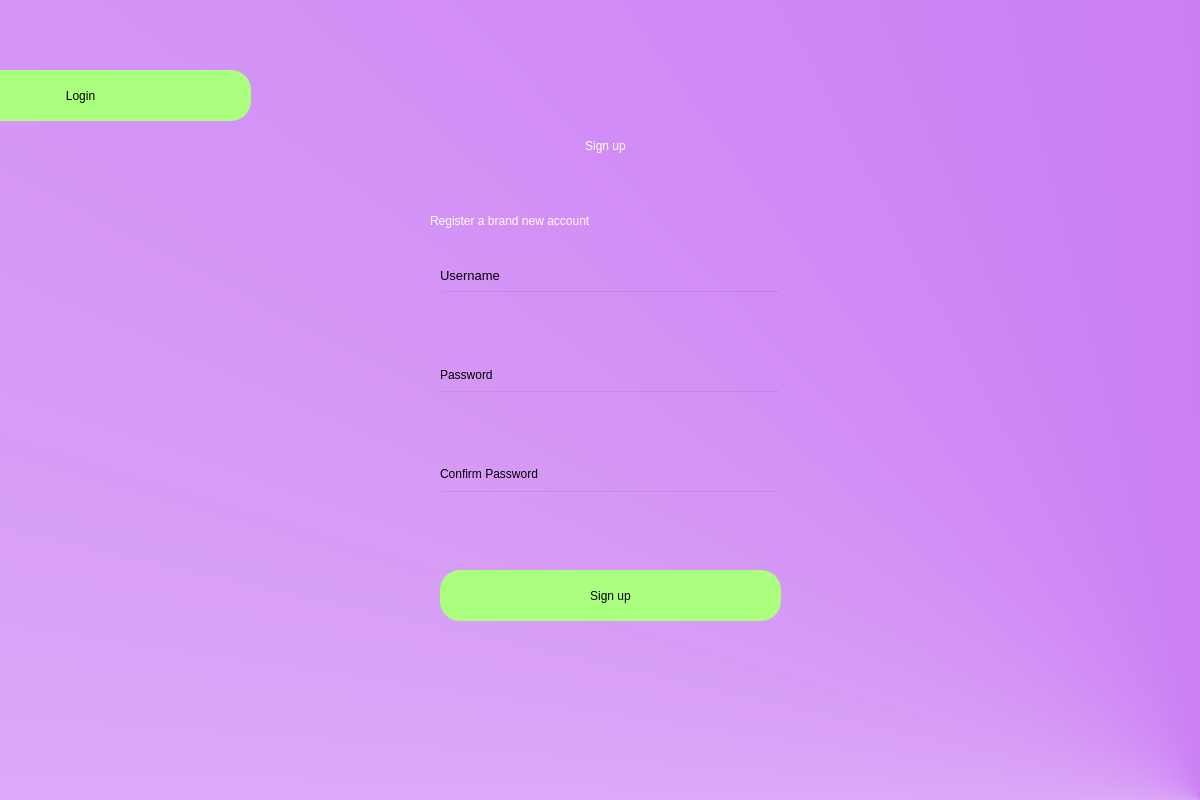
<?xml version="1.0" encoding="UTF-8"?>
<ui version="4.0">
 <class>SignUp</class>
 <widget class="QDialog" name="SignUp">
  <property name="geometry">
   <rect>
    <x>0</x>
    <y>0</y>
    <width>1200</width>
    <height>800</height>
   </rect>
  </property>
  <property name="windowTitle">
   <string>SignUp</string>
  </property>
  <widget class="QWidget" name="bgwidget" native="true">
   <property name="geometry">
    <rect>
     <x>0</x>
     <y>0</y>
     <width>1201</width>
     <height>801</height>
    </rect>
   </property>
   <property name="styleSheet">
    <string notr="true">QWidget#bgwidget{
background:qconicalgradient(cx:1, cy:1, angle:4.8, stop:0 rgba(186, 83, 240, 249), stop:1 rgba(255, 255, 255, 255));}</string>
   </property>
   <widget class="QLabel" name="label">
    <property name="geometry">
     <rect>
      <x>430</x>
      <y>110</y>
      <width>351</width>
      <height>71</height>
     </rect>
    </property>
    <property name="styleSheet">
     <string notr="true">font: 36pt &quot;MS Shell Dlg 2&quot;; color:rgb(255, 255, 255)</string>
    </property>
    <property name="text">
     <string>Sign up</string>
    </property>
    <property name="alignment">
     <set>Qt::AlignCenter</set>
    </property>
   </widget>
   <widget class="QLabel" name="label_2">
    <property name="geometry">
     <rect>
      <x>430</x>
      <y>200</y>
      <width>381</width>
      <height>41</height>
     </rect>
    </property>
    <property name="styleSheet">
     <string notr="true">font: 16pt &quot;MS Shell Dlg 2&quot;;color:rgb(255, 255, 255)</string>
    </property>
    <property name="text">
     <string>Register a brand new account</string>
    </property>
   </widget>
   <widget class="QPushButton" name="signup">
    <property name="geometry">
     <rect>
      <x>440</x>
      <y>570</y>
      <width>341</width>
      <height>51</height>
     </rect>
    </property>
    <property name="styleSheet">
     <string notr="true">border-radius:20px;
background-color: rgb(170, 255, 127);
font: 14pt &quot;MS Shell Dlg 2&quot;;</string>
    </property>
    <property name="text">
     <string>Sign up</string>
    </property>
   </widget>
   <widget class="QLineEdit" name="emailfield">
    <property name="geometry">
     <rect>
      <x>440</x>
      <y>290</y>
      <width>341</width>
      <height>51</height>
     </rect>
    </property>
    <property name="styleSheet">
     <string notr="true">background-color:rgba(0,0,0,0);
font: 12pt &quot;MS Shell Dlg 2&quot;;</string>
    </property>
   </widget>
   <widget class="QLineEdit" name="passwordfield">
    <property name="geometry">
     <rect>
      <x>440</x>
      <y>390</y>
      <width>341</width>
      <height>51</height>
     </rect>
    </property>
    <property name="styleSheet">
     <string notr="true">background-color:rgba(0,0,0,0);
font: 12pt &quot;MS Shell Dlg 2&quot;;</string>
    </property>
   </widget>
   <widget class="QLabel" name="label_3">
    <property name="geometry">
     <rect>
      <x>440</x>
      <y>265</y>
      <width>81</width>
      <height>20</height>
     </rect>
    </property>
    <property name="font">
     <font>
      <family>MS Shell Dlg 2</family>
      <pointsize>10</pointsize>
      <weight>50</weight>
      <italic>false</italic>
      <bold>false</bold>
     </font>
    </property>
    <property name="styleSheet">
     <string notr="true">font: 10pt &quot;MS Shell Dlg 2&quot;;</string>
    </property>
    <property name="text">
     <string>Username</string>
    </property>
   </widget>
   <widget class="QLabel" name="label_4">
    <property name="geometry">
     <rect>
      <x>440</x>
      <y>365</y>
      <width>81</width>
      <height>20</height>
     </rect>
    </property>
    <property name="styleSheet">
     <string notr="true">font: 10pt &quot;MS Shell Dlg 2&quot;;</string>
    </property>
    <property name="text">
     <string>Password</string>
    </property>
   </widget>
   <widget class="QLabel" name="error">
    <property name="geometry">
     <rect>
      <x>440</x>
      <y>540</y>
      <width>341</width>
      <height>20</height>
     </rect>
    </property>
    <property name="styleSheet">
     <string notr="true">font: 12pt &quot;MS Shell Dlg 2&quot;; color:red;</string>
    </property>
    <property name="text">
     <string/>
    </property>
   </widget>
   <widget class="QLabel" name="label_5">
    <property name="geometry">
     <rect>
      <x>440</x>
      <y>464</y>
      <width>141</width>
      <height>20</height>
     </rect>
    </property>
    <property name="styleSheet">
     <string notr="true">font: 10pt &quot;MS Shell Dlg 2&quot;;</string>
    </property>
    <property name="text">
     <string>Confirm Password</string>
    </property>
   </widget>
   <widget class="QLineEdit" name="confirmpasswordfield">
    <property name="geometry">
     <rect>
      <x>440</x>
      <y>490</y>
      <width>341</width>
      <height>51</height>
     </rect>
    </property>
    <property name="styleSheet">
     <string notr="true">background-color:rgba(0,0,0,0);
font: 12pt &quot;MS Shell Dlg 2&quot;;</string>
    </property>
   </widget>
   <widget class="QPushButton" name="login_id">
    <property name="geometry">
     <rect>
      <x>-90</x>
      <y>70</y>
      <width>341</width>
      <height>51</height>
     </rect>
    </property>
    <property name="styleSheet">
     <string notr="true">border-radius:20px;
background-color: rgb(170, 255, 127);
font: 14pt &quot;MS Shell Dlg 2&quot;;</string>
    </property>
    <property name="text">
     <string>Login</string>
    </property>
   </widget>
  </widget>
 </widget>
 <resources/>
 <connections/>
</ui>
